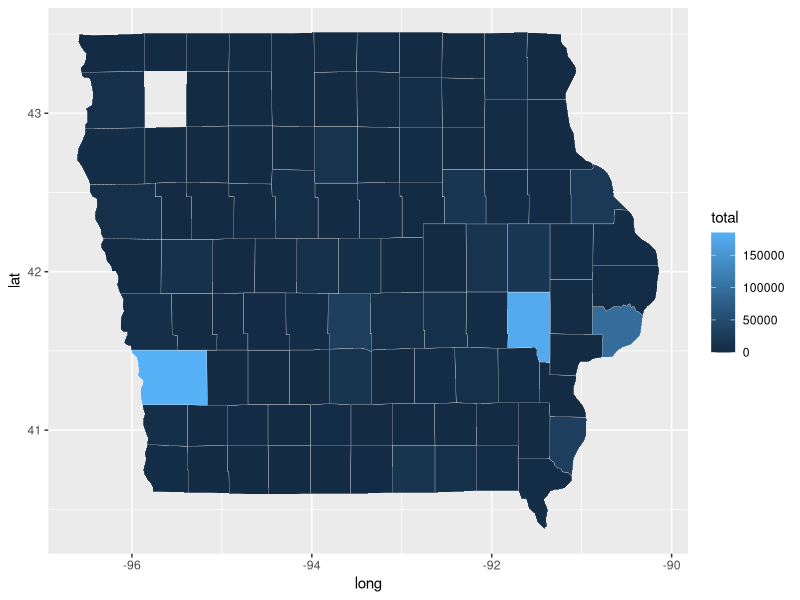
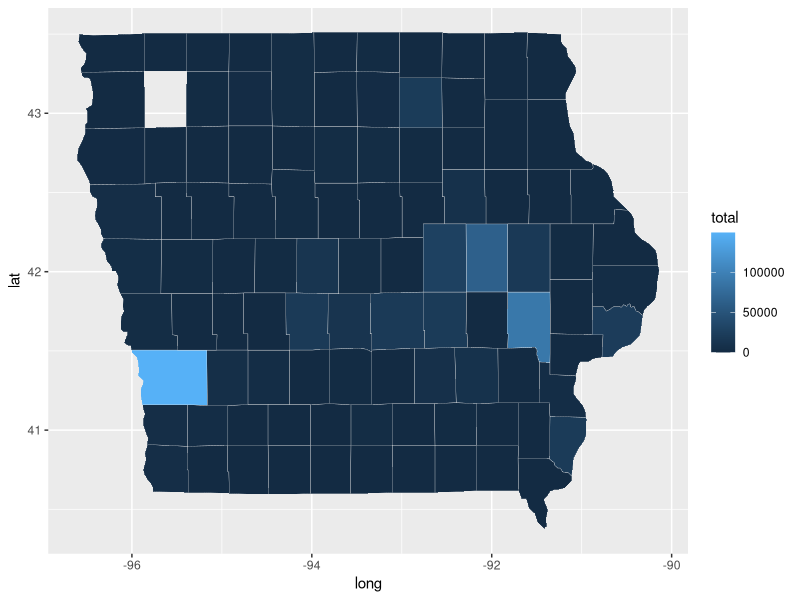
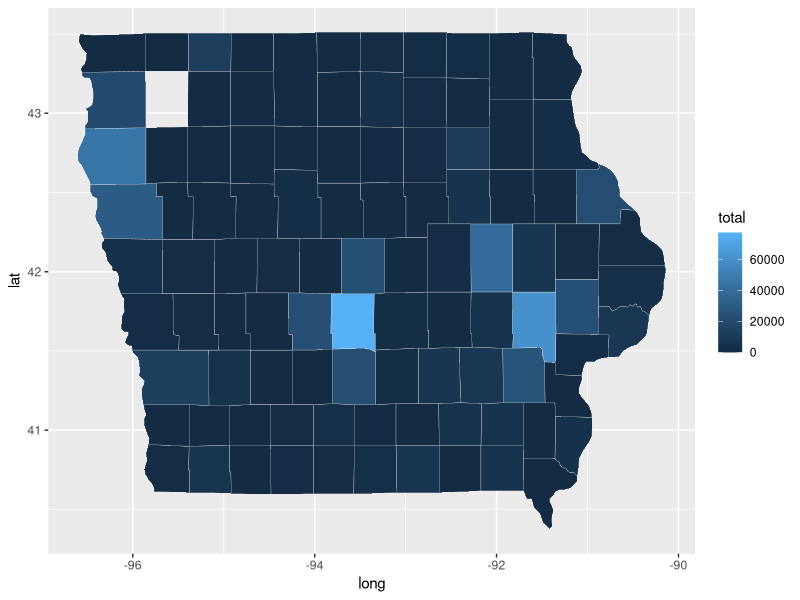
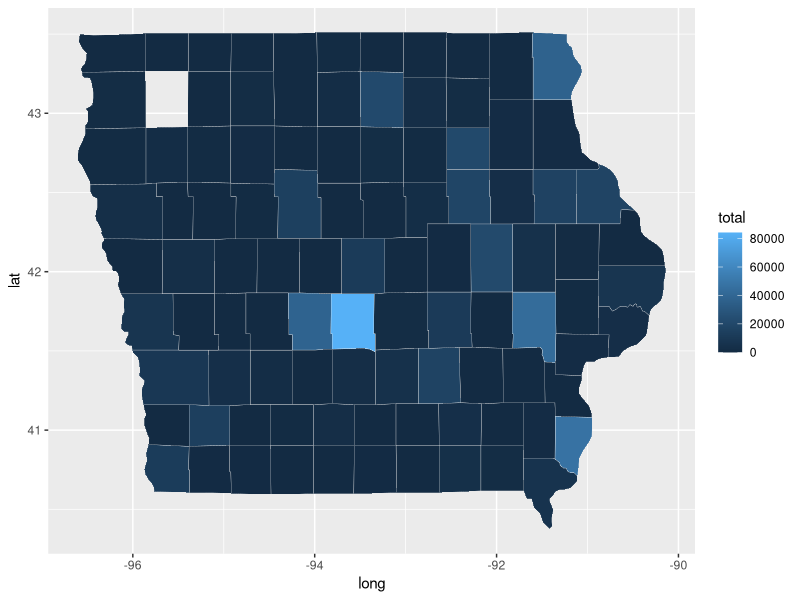
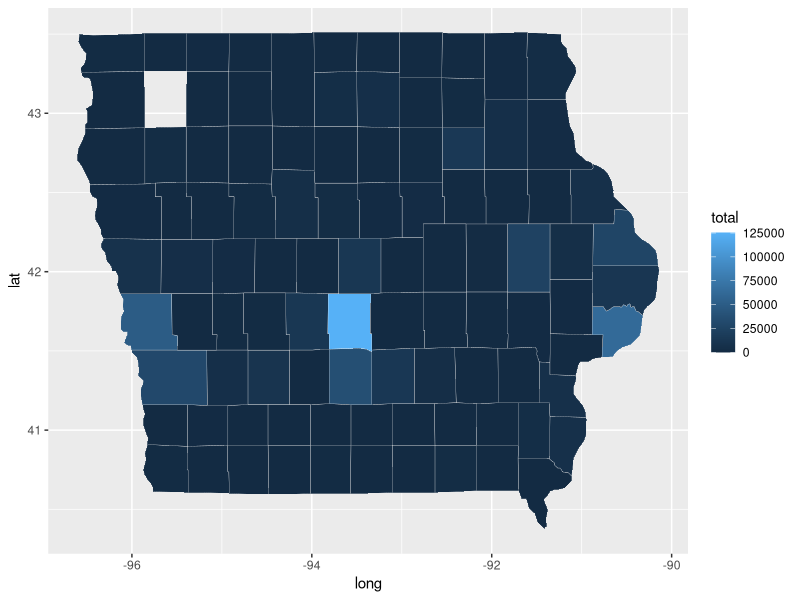
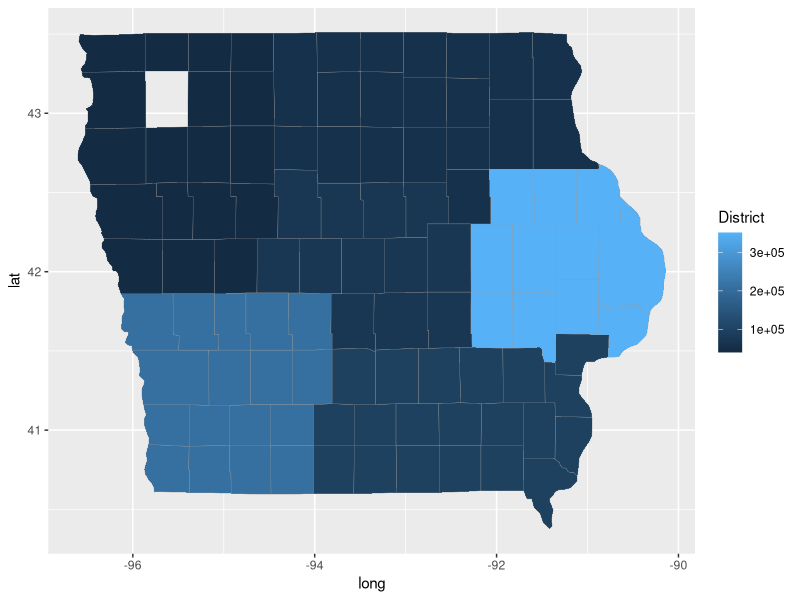
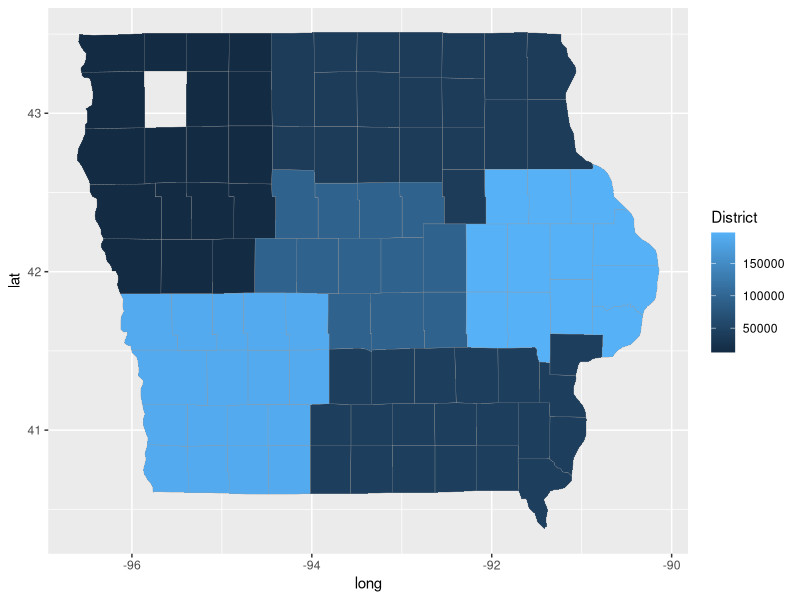
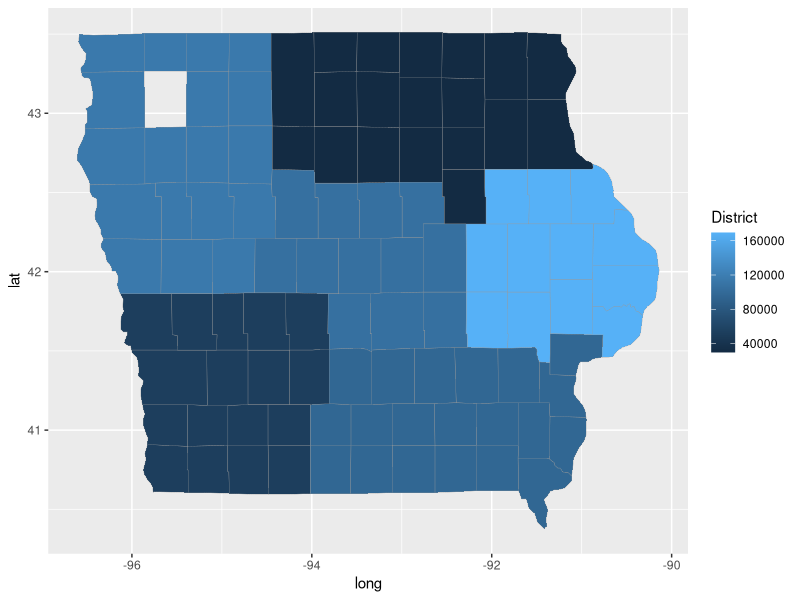

Write R code to recreate these figures, in order.
## ---- chunk 1
knitr::opts_chunk$set(echo = TRUE)
## ---- chunk 2

library(readxl)
library(tidyverse)
library(dplyr)

FiveYear <- read_excel('./2021_2025_5YrProg_Highway_Program.xlsx')

str(FiveYear) 
names(FiveYear)

FiveYear <- FiveYear %>% 
  fill(Location, .direction = "down") %>% 
  rename(District = `Iowa DOT District`, Route = `Project Route`, 
         Work = `Type of Work`) %>%
  group_by(County, District, Route, Location) %>%
  fill(Miles, .direction = "down") %>%
  mutate(District = as.numeric(District))
  

## ---- chunk 3
states <- map_data('state')
us_counties <- map_data("county")

twentyone <- FiveYear %>% 
  select(County,'Latitude\r\n(Decimal(', "Longitude\r\n(Decimal)","2021") %>%
  rename(year ="2021")%>%
  mutate(subregion = tolower(County)) %>% 
  group_by(subregion) %>% 
  summarize(total = sum(year,na.rm=TRUE))

 
iowa <- c("iowa")
us_counties <- us_counties %>% filter(region %in% iowa)
twentyone <- inner_join(twentyone, us_counties, by = "subregion")
 twentyone %>% ggplot(data = twentyone,
            mapping = aes(x = long, y = lat,
                          group = group, fill = total))+ geom_polygon(color = "gray90", size = 0.1) 
 
 twentytwo <- FiveYear %>% 
  select(County,'Latitude\r\n(Decimal(', "Longitude\r\n(Decimal)","2022") %>%
  rename(year ="2022")%>%
  mutate(subregion = tolower(County)) %>% 
  group_by(subregion) %>% 
  summarize(total = sum(year,na.rm=TRUE))

 
iowa <- c("iowa")
us_counties <- us_counties %>% filter(region %in% iowa)
twentytwo <- inner_join(twentytwo, us_counties, by = "subregion")
 twentytwo %>% ggplot(data = twentytwo,
            mapping = aes(x = long, y = lat,
                          group = group, fill = total))+ geom_polygon(color = "gray90", size = 0.1)
 
twentythree <- FiveYear %>% 
  select(County,'Latitude\r\n(Decimal(', "Longitude\r\n(Decimal)","2023") %>%
  rename(year ="2023")%>%
  mutate(subregion = tolower(County)) %>% 
  group_by(subregion) %>% 
  summarize(total = sum(year,na.rm=TRUE))

 
iowa <- c("iowa")
us_counties <- us_counties %>% filter(region %in% iowa)
twentythree <- inner_join(twentythree, us_counties, by = "subregion")
 twentythree %>% ggplot(data = twentythree,
            mapping = aes(x = long, y = lat,
                          group = group, fill = total))+ geom_polygon(color = "gray90", size = 0.1) 
 
twentyfour <- FiveYear %>% 
  select(County,'Latitude\r\n(Decimal(', "Longitude\r\n(Decimal)","2024") %>%
  rename(year ="2024")%>%
  mutate(subregion = tolower(County)) %>% 
  group_by(subregion) %>% 
  summarize(total = sum(year,na.rm=TRUE))

 
iowa <- c("iowa")
us_counties <- us_counties %>% filter(region %in% iowa)
twentyfour <- inner_join(twentyfour, us_counties, by = "subregion")
 twentyfour %>% ggplot(data = twentyfour,
            mapping = aes(x = long, y = lat,
                          group = group, fill = total))+ geom_polygon(color = "gray90", size = 0.1)
 
 twentyfive <- FiveYear %>% 
  select(County,'Latitude\r\n(Decimal(', "Longitude\r\n(Decimal)","2025") %>%
  rename(year ="2025")%>%
  mutate(subregion = tolower(County)) %>% 
  group_by(subregion) %>% 
  summarize(total = sum(year,na.rm=TRUE))

 
iowa <- c("iowa")
us_counties <- us_counties %>% filter(region %in% iowa)
twentyfive <- inner_join(twentyfive, us_counties, by = "subregion")
 twentyfive %>% ggplot(data = twentyfive,
            mapping = aes(x = long, y = lat,
                          group = group, fill = total))+ geom_polygon(color = "gray90", size = 0.1)

## ---- chunk 4

## ---- chunk 5

## ---- chunk 6
head(FiveYear)
districts <- FiveYear %>% 
  select(County, District) %>% 
  mutate(subregion = tolower(County))

county_map <- map_data("county")
ia <- subset(county_map, region =="iowa")

districts_2021 <- FiveYear %>% 
  select(District, County,'Latitude\r\n(Decimal(', "Longitude\r\n(Decimal)","2021") %>%
  rename(year ="2021")%>%
  mutate(subregion = tolower(County)) %>% 
  group_by(District) %>% 
  summarize(total = sum(year,na.rm=TRUE))

ia <- inner_join(ia, districts, by="subregion")

districts_2021 <- inner_join(districts_2021, ia, by = "District")

districts_2021 %>% ggplot(aes(x = long, y = lat, fill=District)) + geom_polygon(aes(group=group,fill = total), color="gray60", size=0.1)

districts_2022 <- FiveYear %>% 
  select(District, County,'Latitude\r\n(Decimal(', "Longitude\r\n(Decimal)","2022") %>%
  rename(year ="2022")%>%
  mutate(subregion = tolower(County)) %>% 
  group_by(District) %>% 
  summarize(total = sum(year,na.rm=TRUE))

districts_2022 <- inner_join(districts_2022, ia, by = "District")

districts_2022 %>% ggplot(aes(x = long, y = lat, fill=District)) + geom_polygon(aes(group=group,fill = total), color="gray60", size=0.1)

# 2023
districts_2023 <- FiveYear %>% 
  select(District, County,'Latitude\r\n(Decimal(', "Longitude\r\n(Decimal)","2023") %>%
  rename(year ="2023")%>%
  mutate(subregion = tolower(County)) %>% 
  group_by(District) %>% 
  summarize(total = sum(year,na.rm=TRUE))

districts_2023 <- inner_join(districts_2023, ia, by = "District")

districts_2023 %>% ggplot(aes(x = long, y = lat, fill=District)) + geom_polygon(aes(group=group,fill = total), color="gray60", size=0.1)

# 2024
districts_2024 <- FiveYear %>% 
  select(District, County,'Latitude\r\n(Decimal(', "Longitude\r\n(Decimal)","2024") %>%
  rename(year ="2024")%>%
  mutate(subregion = tolower(County)) %>% 
  group_by(District) %>% 
  summarize(total = sum(year,na.rm=TRUE))

districts_2024 <- inner_join(districts_2024, ia, by = "District")

districts_2024 %>% ggplot(aes(x = long, y = lat, fill=District)) + geom_polygon(aes(group=group,fill = total), color="gray60", size=0.1)

# 2025
districts_2025 <- FiveYear %>% 
  select(District, County,'Latitude\r\n(Decimal(', "Longitude\r\n(Decimal)","2025") %>%
  rename(year ="2025")%>%
  mutate(subregion = tolower(County)) %>% 
  group_by(District) %>% 
  summarize(total = sum(year,na.rm=TRUE))

districts_2025 <- inner_join(districts_2025, ia, by = "District")

districts_2025 %>% ggplot(aes(x = long, y = lat, fill=District)) + geom_polygon(aes(group=group,fill = total), color="gray60", size=0.1)

## ---- chunk 7

Bridge <- FiveYear %>%
  select(District, County, Route, Location, Miles, Work, `2021`, `2022`, `2023`, `2024`, `2025`) %>%
  filter(grepl(c("BRIDGE|CULVERT"), Work)) %>%
  mutate(FedWork = str_replace_all(Work, c("BRIDGE PAINTING|BRIDGE CLEANING" = "Preservation",
                                           "CULVERT EXTENSION|CULVERT REPAIR" = "Maintenance",
                                      "BRIDGE DECK OVERLAY|BRIDGE REHABILITATION" = "Rehabilitation",
                            "BRIDGE REPLACEMENT|CULVERT REPLACEMENT|BRIDGE REMOVAL" = "Replacement",
                        "BRIDGE NEW|CULVERT NEW|PIPE CULVERTS|BRIDGE WIDENING" = "Construction")))
  
print.data.frame(head(Bridge))

## ---- chunk 8

Bri1 <- Bridge %>%
  group_by(FedWork) %>%
  summarise(`20215YrPlan` = sum(`2021`/1000, na.rm = TRUE),
            `20225YrPlan` = sum(`2022`/1000, na.rm = TRUE), 
            `20235YrPlan` = sum(`2023`/1000, na.rm = TRUE), 
            `20245YrPlan` = sum(`2024`/1000, na.rm = TRUE),
            `20255YrPlan` = sum(`2025`/1000, na.rm = TRUE)) %>%
  add_column(`2021Asset` = c(43, 1, 5, 28, 133),
             `2022Asset` = c(72, 1, 6, 32, 152),
             `2023Asset` = c(17, 1, 5, 25, 119),
             `2024Asset` = c(8, 1, 6, 32, 153),
             `2025Asset` = c(25, 1, 6, 35, 163)) %>%
  pivot_longer(`20215YrPlan`:`2025Asset`, names_to="Year", 
               values_to = "Cost") %>%
  mutate(Plan = str_replace_all(Year, c("20215YrPlan|20225YrPlan|20235YrPlan|20245YrPlan|20255YrPlan" = "5 Year",
                      "2021Asset|2022Asset|2023Asset|2024Asset|2025Asset" = "Asset Management"))) %>%
  mutate(Year2 = str_replace_all(Year, c("20215YrPlan|2021Asset" = "2021", "20225YrPlan|2022Asset" ="2022", 
                                "20235YrPlan|2023Asset" = "2023", "20245YrPlan|2024Asset" = "2024", 
                                        "20255YrPlan|2025Asset" = "2025"))) %>%
  select(-Year) %>%
  rename(Year = Year2) %>%
  mutate(Year = as.numeric(Year))


ggplot(Bri1, aes(Year, Cost, fill=Plan)) + 
  geom_bar(stat='identity', position = "dodge") + 
  ggtitle("Bridge Assets\n 5 Year Program vs Asset Management Plan") + 
  labs(y="Cost, $Millions", x="") +
  theme(axis.text.x = element_text(angle = 90, size = 10, vjust = 0.2, hjust = 1)) +
  theme(plot.title = element_text(hjust = 0.5)) +
  theme(axis.ticks.y=element_blank()) +
  theme(axis.text.y = element_blank()) +
  facet_wrap(~FedWork, scales = "free") +
  geom_text(aes(x=Year,y=Cost,label=paste("$",Cost)), 
            position = position_dodge(0.9), vjust=-0.5, hjust=0.6, size=2)
 
## ---- chunk 9

Bri1a <- Bri1 %>%
  group_by(FedWork, Plan) %>%
  summarise(Cost = sum(Cost)) %>%
  mutate(Cost = round(Cost, 2))

ggplot(Bri1a, aes(FedWork, Cost, fill = Plan)) + 
  geom_bar(stat='identity', position="dodge") + 
  ggtitle("Bridge Assets\n Funding Levels Over the 5 Year Period") + 
  labs(x="", y="Cost, $Millions") +
  theme(axis.text.x = element_text(angle = 90, size = 10, vjust = 0.2, hjust = 1)) +
  theme(plot.title = element_text(hjust = 0.5)) + 
  theme(axis.ticks.y=element_blank()) +
  theme(axis.text.y = element_blank()) +
  geom_text(aes(x=FedWork,y=Cost,label=paste("$",Cost)), 
            position = position_dodge(0.9), vjust=-0.5, hjust=0.6)


## ---- chunk 10

Bri1b <- Bri1a %>%
  group_by(Plan) %>%
  summarise(FiveYear = sum(Cost))
  
Bri1b

## ---- chunk 11

